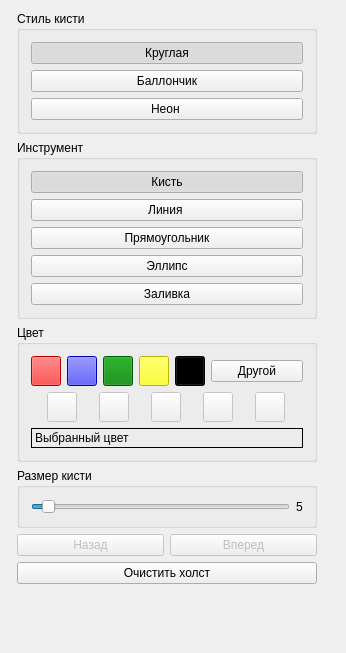
<?xml version="1.0" encoding="UTF-8"?>
<ui version="4.0">
 <class>MainWindow</class>
 <widget class="QMainWindow" name="MainWindow">
  <property name="geometry">
   <rect>
    <x>0</x>
    <y>0</y>
    <width>346</width>
    <height>653</height>
   </rect>
  </property>
  <property name="windowTitle">
   <string>PAINT</string>
  </property>
  <property name="windowIcon">
   <iconset resource="Resources.qrc">
    <normaloff>:/icon/Resources/ICON.ico</normaloff>:/icon/Resources/ICON.ico</iconset>
  </property>
  <widget class="QWidget" name="centralWidget">
   <layout class="QHBoxLayout" name="horizontalLayout">
    <item>
     <layout class="QVBoxLayout" name="toolsPanelLayout">
      <property name="sizeConstraint">
       <enum>QLayout::SizeConstraint::SetFixedSize</enum>
      </property>
      <item>
       <widget class="QGroupBox" name="brushStyleContainer">
        <property name="minimumSize">
         <size>
          <width>300</width>
          <height>0</height>
         </size>
        </property>
        <property name="maximumSize">
         <size>
          <width>300</width>
          <height>16777215</height>
         </size>
        </property>
        <property name="title">
         <string>Стиль кисти </string>
        </property>
        <layout class="QVBoxLayout" name="brushStyleLayout">
         <item>
          <widget class="QPushButton" name="normalBtn">
           <property name="text">
            <string>Круглая</string>
           </property>
           <property name="icon">
            <iconset resource="Resources.qrc">
             <normaloff>:/icon/Resources/ICONS-01.png</normaloff>:/icon/Resources/ICONS-01.png</iconset>
           </property>
           <property name="checkable">
            <bool>true</bool>
           </property>
           <property name="checked">
            <bool>true</bool>
           </property>
           <attribute name="buttonGroup">
            <string notr="true">brushStyleGroup</string>
           </attribute>
          </widget>
         </item>
         <item>
          <widget class="QPushButton" name="sprayBtn">
           <property name="text">
            <string>Баллончик</string>
           </property>
           <property name="icon">
            <iconset resource="Resources.qrc">
             <normaloff>:/icon/Resources/ICONS-02.png</normaloff>:/icon/Resources/ICONS-02.png</iconset>
           </property>
           <property name="checkable">
            <bool>true</bool>
           </property>
           <attribute name="buttonGroup">
            <string notr="true">brushStyleGroup</string>
           </attribute>
          </widget>
         </item>
         <item>
          <widget class="QPushButton" name="neonBtn">
           <property name="text">
            <string>Неон </string>
           </property>
           <property name="icon">
            <iconset resource="Resources.qrc">
             <normaloff>:/icon/Resources/ICONS-03.png</normaloff>:/icon/Resources/ICONS-03.png</iconset>
           </property>
           <property name="checkable">
            <bool>true</bool>
           </property>
           <attribute name="buttonGroup">
            <string notr="true">brushStyleGroup</string>
           </attribute>
          </widget>
         </item>
        </layout>
       </widget>
      </item>
      <item>
       <widget class="QGroupBox" name="toolsContainer">
        <property name="minimumSize">
         <size>
          <width>300</width>
          <height>0</height>
         </size>
        </property>
        <property name="maximumSize">
         <size>
          <width>300</width>
          <height>16777215</height>
         </size>
        </property>
        <property name="title">
         <string>Инструмент</string>
        </property>
        <layout class="QVBoxLayout" name="toolsLayout">
         <item>
          <widget class="QPushButton" name="brushBtn">
           <property name="enabled">
            <bool>true</bool>
           </property>
           <property name="text">
            <string>Кисть</string>
           </property>
           <property name="icon">
            <iconset resource="Resources.qrc">
             <normaloff>:/icon/Resources/ICONS-07.png</normaloff>:/icon/Resources/ICONS-07.png</iconset>
           </property>
           <property name="checkable">
            <bool>true</bool>
           </property>
           <property name="checked">
            <bool>true</bool>
           </property>
           <attribute name="buttonGroup">
            <string notr="true">drawModeGroup</string>
           </attribute>
          </widget>
         </item>
         <item>
          <widget class="QPushButton" name="lineBtn">
           <property name="text">
            <string>Линия </string>
           </property>
           <property name="icon">
            <iconset resource="Resources.qrc">
             <normaloff>:/icon/Resources/ICONS-04.png</normaloff>:/icon/Resources/ICONS-04.png</iconset>
           </property>
           <property name="checkable">
            <bool>true</bool>
           </property>
           <attribute name="buttonGroup">
            <string notr="true">drawModeGroup</string>
           </attribute>
          </widget>
         </item>
         <item>
          <widget class="QPushButton" name="rectBtn">
           <property name="text">
            <string>Прямоугольник</string>
           </property>
           <property name="icon">
            <iconset resource="Resources.qrc">
             <normaloff>:/icon/Resources/ICONS-06.png</normaloff>:/icon/Resources/ICONS-06.png</iconset>
           </property>
           <property name="checkable">
            <bool>true</bool>
           </property>
           <attribute name="buttonGroup">
            <string notr="true">drawModeGroup</string>
           </attribute>
          </widget>
         </item>
         <item>
          <widget class="QPushButton" name="ellipseBtn">
           <property name="text">
            <string>Эллипс</string>
           </property>
           <property name="icon">
            <iconset resource="Resources.qrc">
             <normaloff>:/icon/Resources/ICONS-05.png</normaloff>:/icon/Resources/ICONS-05.png</iconset>
           </property>
           <property name="checkable">
            <bool>true</bool>
           </property>
           <attribute name="buttonGroup">
            <string notr="true">drawModeGroup</string>
           </attribute>
          </widget>
         </item>
         <item>
          <widget class="QPushButton" name="tool_fill">
           <property name="text">
            <string>Заливка</string>
           </property>
           <property name="checkable">
            <bool>true</bool>
           </property>
           <attribute name="buttonGroup">
            <string notr="true">drawModeGroup</string>
           </attribute>
          </widget>
         </item>
        </layout>
       </widget>
      </item>
      <item>
       <widget class="QGroupBox" name="colorSelectGroup">
        <property name="minimumSize">
         <size>
          <width>300</width>
          <height>0</height>
         </size>
        </property>
        <property name="maximumSize">
         <size>
          <width>300</width>
          <height>16777215</height>
         </size>
        </property>
        <property name="title">
         <string>Цвет</string>
        </property>
        <layout class="QVBoxLayout" name="colorLayout">
         <item>
          <layout class="QHBoxLayout" name="basicColorsLayout">
           <item>
            <widget class="QPushButton" name="color_red">
             <property name="minimumSize">
              <size>
               <width>30</width>
               <height>30</height>
              </size>
             </property>
             <property name="maximumSize">
              <size>
               <width>30</width>
               <height>30</height>
              </size>
             </property>
             <property name="styleSheet">
              <string notr="true">background-color: red;</string>
             </property>
             <property name="text">
              <string/>
             </property>
             <property name="checkable">
              <bool>true</bool>
             </property>
             <attribute name="buttonGroup">
              <string notr="true">colorSelectGroup1</string>
             </attribute>
            </widget>
           </item>
           <item>
            <widget class="QPushButton" name="color_blue">
             <property name="minimumSize">
              <size>
               <width>30</width>
               <height>30</height>
              </size>
             </property>
             <property name="maximumSize">
              <size>
               <width>30</width>
               <height>30</height>
              </size>
             </property>
             <property name="styleSheet">
              <string notr="true">background-color: blue;</string>
             </property>
             <property name="text">
              <string/>
             </property>
             <property name="checkable">
              <bool>true</bool>
             </property>
             <attribute name="buttonGroup">
              <string notr="true">colorSelectGroup1</string>
             </attribute>
            </widget>
           </item>
           <item>
            <widget class="QPushButton" name="color_green">
             <property name="minimumSize">
              <size>
               <width>30</width>
               <height>30</height>
              </size>
             </property>
             <property name="maximumSize">
              <size>
               <width>30</width>
               <height>30</height>
              </size>
             </property>
             <property name="styleSheet">
              <string notr="true">background-color: green;</string>
             </property>
             <property name="text">
              <string/>
             </property>
             <property name="checkable">
              <bool>true</bool>
             </property>
             <attribute name="buttonGroup">
              <string notr="true">colorSelectGroup1</string>
             </attribute>
            </widget>
           </item>
           <item>
            <widget class="QPushButton" name="color_yellow">
             <property name="minimumSize">
              <size>
               <width>30</width>
               <height>30</height>
              </size>
             </property>
             <property name="maximumSize">
              <size>
               <width>30</width>
               <height>30</height>
              </size>
             </property>
             <property name="styleSheet">
              <string notr="true">background-color: yellow;</string>
             </property>
             <property name="text">
              <string/>
             </property>
             <property name="checkable">
              <bool>true</bool>
             </property>
             <attribute name="buttonGroup">
              <string notr="true">colorSelectGroup1</string>
             </attribute>
            </widget>
           </item>
           <item>
            <widget class="QPushButton" name="color_black">
             <property name="minimumSize">
              <size>
               <width>30</width>
               <height>30</height>
              </size>
             </property>
             <property name="maximumSize">
              <size>
               <width>30</width>
               <height>30</height>
              </size>
             </property>
             <property name="styleSheet">
              <string notr="true">background-color: black;</string>
             </property>
             <property name="text">
              <string/>
             </property>
             <property name="checkable">
              <bool>true</bool>
             </property>
             <attribute name="buttonGroup">
              <string notr="true">colorSelectGroup1</string>
             </attribute>
            </widget>
           </item>
           <item>
            <widget class="QPushButton" name="color_custom">
             <property name="text">
              <string>Другой</string>
             </property>
             <property name="checkable">
              <bool>true</bool>
             </property>
             <attribute name="buttonGroup">
              <string notr="true">colorSelectGroup1</string>
             </attribute>
            </widget>
           </item>
          </layout>
         </item>
         <item>
          <layout class="QHBoxLayout" name="colorHistoryLayout">
           <item>
            <widget class="QPushButton" name="historyBtn1">
             <property name="enabled">
              <bool>false</bool>
             </property>
             <property name="minimumSize">
              <size>
               <width>30</width>
               <height>30</height>
              </size>
             </property>
             <property name="maximumSize">
              <size>
               <width>30</width>
               <height>30</height>
              </size>
             </property>
            </widget>
           </item>
           <item>
            <widget class="QPushButton" name="historyBtn2">
             <property name="enabled">
              <bool>false</bool>
             </property>
             <property name="minimumSize">
              <size>
               <width>30</width>
               <height>30</height>
              </size>
             </property>
             <property name="maximumSize">
              <size>
               <width>30</width>
               <height>30</height>
              </size>
             </property>
            </widget>
           </item>
           <item>
            <widget class="QPushButton" name="historyBtn3">
             <property name="enabled">
              <bool>false</bool>
             </property>
             <property name="minimumSize">
              <size>
               <width>30</width>
               <height>30</height>
              </size>
             </property>
             <property name="maximumSize">
              <size>
               <width>30</width>
               <height>30</height>
              </size>
             </property>
            </widget>
           </item>
           <item>
            <widget class="QPushButton" name="historyBtn4">
             <property name="enabled">
              <bool>false</bool>
             </property>
             <property name="minimumSize">
              <size>
               <width>30</width>
               <height>30</height>
              </size>
             </property>
             <property name="maximumSize">
              <size>
               <width>30</width>
               <height>30</height>
              </size>
             </property>
            </widget>
           </item>
           <item>
            <widget class="QPushButton" name="historyBtn5">
             <property name="enabled">
              <bool>false</bool>
             </property>
             <property name="minimumSize">
              <size>
               <width>30</width>
               <height>30</height>
              </size>
             </property>
             <property name="maximumSize">
              <size>
               <width>30</width>
               <height>30</height>
              </size>
             </property>
            </widget>
           </item>
          </layout>
         </item>
         <item>
          <widget class="QLabel" name="colorIndicator">
           <property name="minimumSize">
            <size>
             <width>50</width>
             <height>20</height>
            </size>
           </property>
           <property name="frameShape">
            <enum>QFrame::Shape::Box</enum>
           </property>
           <property name="text">
            <string>Выбранный цвет</string>
           </property>
          </widget>
         </item>
        </layout>
       </widget>
      </item>
      <item>
       <widget class="QGroupBox" name="brushSizeGroup">
        <property name="minimumSize">
         <size>
          <width>300</width>
          <height>0</height>
         </size>
        </property>
        <property name="maximumSize">
         <size>
          <width>300</width>
          <height>16777215</height>
         </size>
        </property>
        <property name="title">
         <string>Размер кисти </string>
        </property>
        <layout class="QHBoxLayout" name="brushSizeLayout">
         <item>
          <widget class="QSlider" name="brushSize_slider">
           <property name="minimum">
            <number>1</number>
           </property>
           <property name="maximum">
            <number>100</number>
           </property>
           <property name="value">
            <number>5</number>
           </property>
           <property name="orientation">
            <enum>Qt::Orientation::Horizontal</enum>
           </property>
          </widget>
         </item>
         <item>
          <widget class="QLabel" name="brushSize_label">
           <property name="text">
            <string>5</string>
           </property>
          </widget>
         </item>
        </layout>
       </widget>
      </item>
      <item>
       <layout class="QHBoxLayout" name="undoRedoLayout">
        <item>
         <widget class="QPushButton" name="undoBtn">
          <property name="enabled">
           <bool>false</bool>
          </property>
          <property name="text">
           <string>Назад</string>
          </property>
          <property name="icon">
           <iconset resource="Resources.qrc">
            <normaloff>:/icon/Resources/ICONS-10.png</normaloff>:/icon/Resources/ICONS-10.png</iconset>
          </property>
         </widget>
        </item>
        <item>
         <widget class="QPushButton" name="redoBtn">
          <property name="enabled">
           <bool>false</bool>
          </property>
          <property name="text">
           <string>Вперед</string>
          </property>
          <property name="icon">
           <iconset resource="Resources.qrc">
            <normaloff>:/icon/Resources/ICONS-11.png</normaloff>:/icon/Resources/ICONS-11.png</iconset>
          </property>
         </widget>
        </item>
       </layout>
      </item>
      <item>
       <widget class="QPushButton" name="clearAll">
        <property name="text">
         <string>Очистить холст</string>
        </property>
        <property name="icon">
         <iconset resource="Resources.qrc">
          <normaloff>:/icon/Resources/ICONS-12.png</normaloff>:/icon/Resources/ICONS-12.png</iconset>
        </property>
       </widget>
      </item>
      <item>
       <spacer name="verticalSpacer">
        <property name="orientation">
         <enum>Qt::Orientation::Vertical</enum>
        </property>
        <property name="sizeHint" stdset="0">
         <size>
          <width>20</width>
          <height>40</height>
         </size>
        </property>
       </spacer>
      </item>
     </layout>
    </item>
    <item>
     <widget class="CanvasWidget" name="canvasWidget" native="true">
      <property name="sizePolicy">
       <sizepolicy hsizetype="Fixed" vsizetype="Fixed">
        <horstretch>0</horstretch>
        <verstretch>0</verstretch>
       </sizepolicy>
      </property>
     </widget>
    </item>
   </layout>
  </widget>
 </widget>
 <layoutdefault spacing="6" margin="11"/>
 <customwidgets>
  <customwidget>
   <class>CanvasWidget</class>
   <extends>QWidget</extends>
   <header>canvaswidget.h</header>
   <container>1</container>
  </customwidget>
 </customwidgets>
 <resources>
  <include location="Resources.qrc"/>
 </resources>
 <connections/>
 <buttongroups>
  <buttongroup name="drawModeGroup"/>
  <buttongroup name="brushStyleGroup"/>
  <buttongroup name="colorSelectGroup1"/>
 </buttongroups>
</ui>
